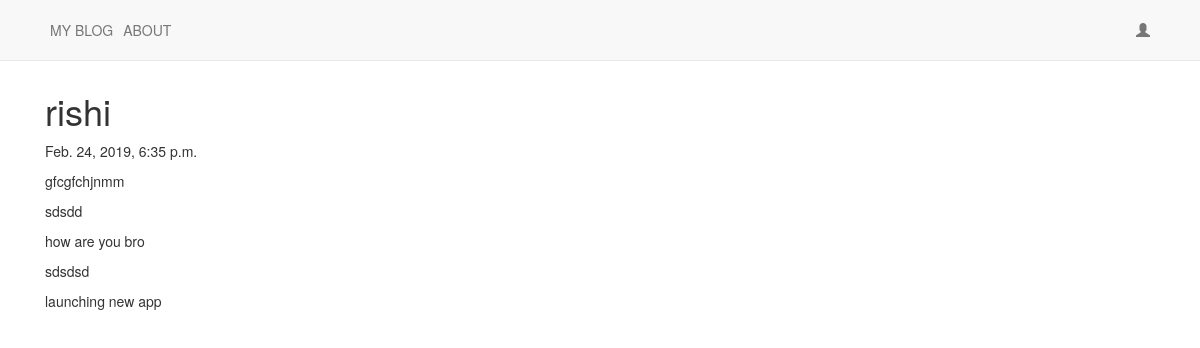
/post/6, run on the app's committed database.
### blog/models.py (models this page shows, shortened)
class Post(models.Model):
    title = models.CharField(max_length=200)
    author = models.ForeignKey('auth.User', on_delete=models.CASCADE)
    text = models.TextField()
    published_date = models.DateTimeField(blank=True, null=True)
    created_date = models.DateTimeField(default=timezone.now)

### blog/views.py (the view)
# urls.py: path('post/<int:pk>', views.Post_detail.as_view(), name='post_detail'),
class Post_detail(DetailView):
    model = Post

### blog/templates/blog/post_detail.html (shortened to what this page needs)
{% extends 'blog/base.html' %} {% block content %}
<h1>{{ post.title }}</h1>
{% if post.published_date %}
<p>{{ post.published_date }}</p>
{% else %}
<a href="{% url 'post_publish' pk=post.pk %}" class="btn btn-success"
  >Publish</a
>
{% endif %}
<p class="postcontent">{{ post.text | safe | linebreaksbr }}</p>
 {% endblock %}

### blog/static/css/blog.css (style rules this page uses)
.loader { filter: hue-rotate(0deg); color: linear-gradient(45deg, #0f8, #08f); animation: hue 10000ms infinite linear; }

### data on the page
Post: title "rishi", published_date "Feb. 24, 2019, 6:35 p.m.", text "gfcgfchjnmm sdsdd how are you bro sdsdsd launching new app"
